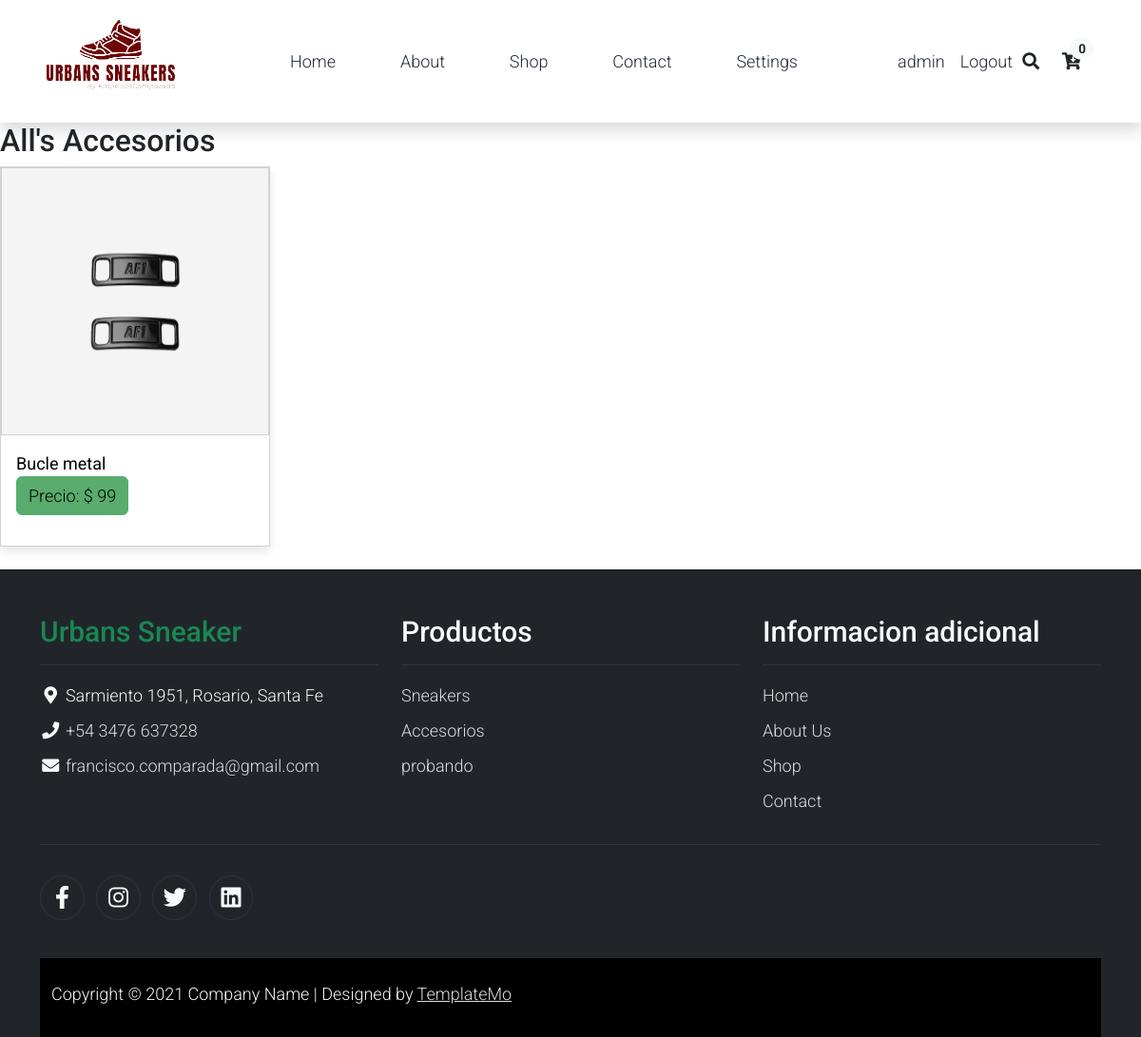
Page /Productos/filter_Category/2/ (signed in) on the committed database.
### Productos/models.py (models this page shows)
class Product(models.Model):
    category=models.ForeignKey('Category',on_delete=models.CASCADE)
    sub_category=models.ForeignKey('Sub_Category',on_delete=models.CASCADE,null=True)
    model=models.CharField(max_length=40)
    price=models.IntegerField()
    coulor=models.CharField(max_length=40,null=True,blank=True)
    description=models.CharField(max_length=400,null=True,blank=True)
    stock=models.IntegerField(null=True)
    img= models.ImageField(null=True, upload_to='img_Product/',blank=True)

class Category(models.Model):
    category=models.CharField(max_length=75)
    def __str__(self):
        return self.category

### Productos/views.py (the view)
# urls.py: path('filter_Category/<int:pk>/', filter_Category, name='filter_Category'),
@login_required
def filter_Category(request, pk):
    if request.user.is_superuser:
        if request.method == 'GET':
            category_id = Category.objects.filter(pk=pk)
            products_id=Product.objects.filter(category_id=pk)
            print(len(products_id))
            context = {
                'category_id':category_id,
                'products_id':products_id
            }
            return render(request, 'Productos/filter_Category.html', context=context)

### Cart/context_processors.py (called while the page is built)
def total_cart_amount(request):
    total=0
    if request.user.is_authenticated:
        if 'cart' in request.session:
            for key,value in request.session['cart'].items():
                total = total +(float(value['price']))
    return{'total_cart_amount':total}

def total_product(request):
    total=0
    if request.user.is_authenticated:
        if 'cart' in request.session:
            for key,value in request.session['cart'].items():
                total = total +(int(value['cant']))
    return{'total_product':total}

### Productos/context_processors.py (called while the page is built)
def id_category(request):
    id_category=Category.objects.all()
    return{
        'id_category':id_category,
    }

def id_sub_category(request):
    id_sub_category=Sub_Category.objects.all()
    return{
        'id_sub_category':id_sub_category,
    }

def id_product(request):
    id_product=Product.objects.all()
    return{
        'id_product':id_product,
    }

### templates/Productos/filter_Category.html (shortened to what this page needs)
<!DOCTYPE html>
<html lang="en">
{% extends 'General/index.html' %}
{% block base %}
{% load static %}
        <div class="col-lg-9">
            <div class="row">
                {% for product in products_id %}
                <h2> All's {{product.category}} </h2>
                {% endfor %}
                <div class="col-md-4">
                    {% for product in products_id %}
                    <div class="card mb-4 product-wap rounded-0">
                        <div class="card rounded-0">
                           <a href="/Productos/descripcion_product/{{product.id}}"><img class="card-img rounded-0 img-fluid" src='{{ product.img.url }}'alt='imagen de producto {{product.model}}'></a>
                        </div>
                        <div class="card-body">
                            <a href="#" class="h3 text-decoration-none"><strong>{{product.model}}</strong></a>
                            <ul class="w-100 list-unstyled d-flex justify-content-between mb-0">
                                <p class="text-center"><a href="#" class="btn btn-success">Precio: $ {{product.price}}</a></p>
                            </ul>
                        </div>
                    </div>
                    {% endfor %}
                </div>
            </div>
        </div>
</body>
{% endblock %}

### templates/General/index.html (shortened to what this page needs)
{% load bootstrap5 %}
{% load static %}
<!DOCTYPE html>
<html lang="en">
<head>
    <link rel="stylesheet" href='{% static "css/bootstrap.min.css" %}'>
    <link rel="stylesheet" href='{% static "css/templatemo.css" %}'>
    <link rel="stylesheet" href='{% static "css/custom.css" %}'>
    <link rel="stylesheet" href='{% static "css/fontawesome.min.css" %}'>
    <link href="https://cdn.jsdelivr.net/npm/bootstrap@5.2.0/dist/css/bootstrap.min.css" rel="stylesheet">
</head>
<body>
    <nav class="navbar navbar-expand-lg navbar-light shadow">
        <div class="container d-flex justify-content-between align-items-center">
            <a class="navbar-brand text-success logo h1 align-self-center" href="/">
                <img src='{% static "img/favicon.ico" %}' alt="logoempresa" width="150" height="95">
            </a>
            <div class="align-self-center collapse navbar-collapse flex-fill  d-lg-flex justify-content-lg-between" id="templatemo_main_nav">
                <div class="flex-fill">
                    <ul class="nav navbar-nav d-flex justify-content-between mx-lg-auto">
                        <li class="nav-item">
                            <a class="nav-link" href="/">Home</a>
                        </li>
                        <li class="nav-item">
                            <a class="nav-link" href="#">About</a>
                        </li>
                        <li class="nav-item">
                            <a class="nav-link" href="/shop/">Shop</a>
                        </li>
                        <li class="nav-item">
                            <a class="nav-link" href="#"> Contact </a>
                        </li>
                        {% if request.user.is_authenticated %}
                        {% if request.user.is_superuser %}
                        <li class="nav-item">
                            <a class="nav-link" href="/setting/">Settings</a>
                        </li>
                        {% endif %}
                        {% endif %}
                    </ul>
                </div>
                <div class="navbar align-self-center d-flex">
                    <ul class="nav navbar-nav d-flex justify-content-between mx-lg-auto">
                        {% if request.user.is_authenticated %}
                            {% if request.user.profile.image.url %}
                                <li class="nav-item">
                                    <a class="nav-link" href="#">
                                        <img width="45" height="45" src= '{{ request.user.profile.image.url }}' alt='imagen de {{ request.user.username }}'>{{ request.user.username }} </a>
                                </li>
                            {% else %}
                                <li class="nav-item">
                                    <a class="nav-link" href="#"> {{ request.user.username }} </a>
                                </li>
                            {% endif %}
                            <li class="nav-item">
                                <a class="nav-link" href="/users/logout/">Logout  </a>
                            </li>
                {% endif %}
                <div class="navbar align-self-center d-flex">
                    <a class="nav-icon d-none d-lg-inline" href="#" data-bs-toggle="modal" data-bs-target="#templatemo_search">
                        <i class="fa fa-fw fa-search text-dark mr-2"></i>
                    </a>
                    {% if request.user.is_authenticated %}
                    <a class="nav-icon position-relative text-decoration-none" href="/Cart/cart/">
                        <i class="fa fa-fw fa-cart-arrow-down text-dark mr-1"></i>
                        <span class="position-absolute top-0 left-100 translate-middle badge rounded-pill bg-light text-dark">{{total_product}}</span>
                    </a>
                    {% endif %}
                </div>
            </div>
        </div>
    </nav>
    {% block base %}{% endblock %}
    <footer class="bg-dark" id="tempaltemo_footer">
        <div class="container">
            <div class="row">
                <div class="col-md-4 pt-5">
                    <h2 class="h2 text-success border-bottom pb-3 border-light logo">Urbans Sneaker</h2>
                    <ul class="list-unstyled text-light footer-link-list">
                        <li>
                            <i class="fas fa-map-marker-alt fa-fw"></i>
                            Sarmiento 1951, Rosario, Santa Fe
                        </li>
                        <li>
                            <i class="fa fa-phone fa-fw"></i>
                            <a class="text-decoration-none" href="tel:010-020-0340">+54 3476 637328</a>
                        </li>
                        <li>
                            <i class="fa fa-envelope fa-fw"></i>
                            <a class="text-decoration-none" href="mailto:info@company.com">francisco.comparada@gmail.com</a>
                        </li>
                    </ul>
                </div>
                <div class="col-md-4 pt-5">
                    <h2 class="h2 text-light border-bottom pb-3 border-light">Productos</h2>
                    <ul class="list-unstyled text-light footer-link-list">
                        {% if id_category %}
                        {% for categoria in id_category %}
                        <li><a class="text-decoration-none" href="/Productos/Shop_Category/{{categoria.id}}">{{categoria.category}}</a></li>
                        {% endfor %}
                        {% endif %}
                    </ul>
                </div>
                <div class="col-md-4 pt-5">
                    <h2 class="h2 text-light border-bottom pb-3 border-light">Informacion adicional</h2>
                    <ul class="list-unstyled text-light footer-link-list">
                        <li><a class="text-decoration-none" href="/">Home</a></li>
                        <li><a class="text-decoration-none" href="#">About Us</a></li>
                        <li><a class="text-decoration-none" href="/shop/">Shop </a></li>
                        <li><a class="text-decoration-none" href="#">Contact</a></li>
                    </ul>
                </div>
            </div>
            <div class="row text-light mb-4">
                <div class="col-12 mb-3">
                    <div class="w-100 my-3 border-top border-light"></div>
                </div>
                <div class="col-auto me-auto">
                    <ul class="list-inline text-left footer-icons">
                        <li class="list-inline-item border border-light rounded-circle text-center">
                            <a class="text-light text-decoration-none" target="_blank" href="http://facebook.com/"><i class="fab fa-facebook-f fa-lg fa-fw"></i></a>
                        </li>
                        <li class="list-inline-item border border-light rounded-circle text-center">
                            <a class="text-light text-decoration-none" target="_blank" href="https://www.instagram.com/"><i class="fab fa-instagram fa-lg fa-fw"></i></a>
                        </li>
                        <li class="list-inline-item border border-light rounded-circle text-center">
                            <a class="text-light text-decoration-none" target="_blank" href="https://twitter.com/"><i class="fab fa-twitter fa-lg fa-fw"></i></a>
                        </li>
                        <li class="list-inline-item border border-light rounded-circle text-center">
                            <a class="text-light text-decoration-none" target="_blank" href="https://www.linkedin.com/"><i class="fab fa-linkedin fa-lg fa-fw"></i></a>
                        </li>
                    </ul>
            </div>
        </div>
        <div class="w-100 bg-black py-3">
            <div class="container">
                <div class="row pt-2">
                    <div class="col-12">
                        <p class="text-left text-light">
                            Copyright &copy; 2021 Company Name
                            | Designed by <a rel="sponsored" href="https://templatemo.com" target="_blank">TemplateMo</a>
                        </p>
                    </div>
                </div>
            </div>
        </div>
    </footer>
</body>
</html>

### static/css/templatemo.css (style rules this page uses)
body, ul, li, p, a, label, input, div { font-family: 'Roboto', sans-serif; font-size: 18px !important; font-weight: 300 !important; }
.h1 { font-family: 'Roboto', sans-serif; font-size: 48px !important; font-weight: 200 !important; }
.h2 { font-family: 'Roboto', sans-serif; font-size: 30px !important; font-weight: 300; }
.h3 { font-family: 'Roboto', sans-serif; font-size: 22px !important; }
.logo { font-weight: 500 !important; }
.text-success { color: #59ab6e !important; }
.text-light { color: #cfd6e1 !important; }
.bg-dark { background-color: #212934 !important; }
.bg-light { background-color: #e9eef5 !important; }
.bg-black { background-color: #1d242d !important; }
.btn-success { background-color: #59ab6e !important; border-color: #56ae6c !important; }
#templatemo_main_nav a { color: #212934; }
#templatemo_main_nav .navbar .nav-icon { margin-right: 20px; }
.product-wap { box-shadow: 0px 5px 10px 0px rgba(0, 0, 0, 0.10); }
.card.product-wap a { color: #000; }
#tempaltemo_footer a { color: #dcdde1; }
#tempaltemo_footer ul.footer-link-list li { padding-top: 10px; }
#tempaltemo_footer ul.footer-icons li { width: 2.6em; height: 2.6em; line-height: 2.6em; }
#tempaltemo_footer .border-light { border-color: #2d343f !important; }
.product-wap .h3, .product-wap li, .product-wap i, .product-wap p { font-size: 12px !important; }
@media (min-width: 768px) { #templatemo_main_nav .navbar-nav { max-width: 450px; } }
@media (min-width: 992px) { #templatemo_main_nav .navbar-nav { max-width: 550px; } }
@media (min-width: 992px) { .product-wap .h3, .product-wap li, .product-wap i, .product-wap p { font-size: 18px !important; } }

### rows in the picture
Product: category "Accesorios", img (picture), model "Bucle metal", price "99"
Category: category "Sneakers"
Category: category "Accesorios"
Category: category "probando"

### other values in the picture
{{ request.user.username }} "admin"
{{ total_product }} "0"
